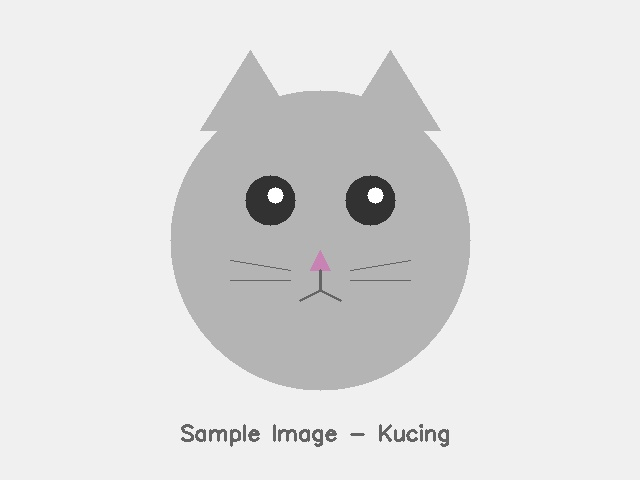
#> input picture Modul01 - Pendahuluan Komputer Vision/praktikum/image/kucing.jpg, 640 x 480 px, found by its file name
$ python 19_onnx_dan_deployment_konsep.py
#> lines starting #> are read from the running program, lines starting #| are printed output that depends on the picture
"""
==========================================================================
PERCOBAAN 19: ONNX DAN DEPLOYMENT - KONSEP
==========================================================================
Program ini mempelajari konsep ONNX (Open Neural Network Exchange) dan
deployment model deep learning. ONNX adalah format standar untuk
pertukaran model antar framework. Program mendemonstrasikan serialisasi
model, kuantisasi, perbandingan tipe data, dan konsep deployment
menggunakan implementasi sederhana berbasis NumPy.

Fungsi utama yang dipelajari:
- np.save() / np.load()     : Menyimpan dan memuat array (bobot model)
- np.float32 / np.float16   : Tipe data presisi berbeda
- np.clip() / np.round()    : Operasi kuantisasi
- Serialisasi model         : Menyimpan arsitektur + bobot
- Inferensi model           : Melakukan prediksi dari bobot tersimpan

Konsep yang dipelajari:
- Format ONNX dan perannya dalam ekosistem deep learning
- Serialisasi dan deserialisasi model (save/load)
- Kuantisasi: mengurangi presisi bilangan untuk efisiensi
- Trade-off model size vs accuracy
- Benchmarking inferensi dengan berbagai tipe data
- Model compression dan dampaknya pada kualitas output
==========================================================================
"""

# Mengimpor NumPy untuk operasi komputasi dan simulasi model
import numpy as np

# Mengimpor os untuk operasi file dan path
import os

# Mengimpor time untuk mengukur waktu inferensi
import time

# Mengimpor matplotlib untuk visualisasi grafik
import matplotlib.pyplot as plt

# Mengimpor OpenCV untuk memuat dan memproses gambar
import cv2

# Mendapatkan direktori script saat ini
SCRIPT_DIR = os.path.dirname(os.path.abspath(__file__))

# Mendefinisikan path folder gambar input
IMAGE_DIR = os.path.join(SCRIPT_DIR, "image")

# Mendefinisikan path folder output untuk menyimpan hasil
OUTPUT_DIR = os.path.join(SCRIPT_DIR, "output")

# Membuat folder output jika belum ada
os.makedirs(OUTPUT_DIR, exist_ok=True)

# Menampilkan header percobaan
print("=" * 60)
print("PERCOBAAN 19: ONNX DAN DEPLOYMENT - KONSEP")
print("=" * 60)

# ============================================================
# 1. Penjelasan konsep ONNX dan deployment
# ============================================================
print("\n--- 1. Konsep ONNX dan Deployment ---")

# Menjelaskan konsep ONNX
print("""
  ONNX (Open Neural Network Exchange):
  - Format standar untuk merepresentasikan model deep learning
  - Memungkinkan transfer model antar framework
    (PyTorch -> ONNX -> TensorFlow, dll.)
  - Didukung oleh Microsoft, Facebook, Amazon, dll.

  Alur Deployment Model:
  1. Training   : Latih model di framework (PyTorch/TF)
  2. Export      : Konversi model ke format ONNX
  3. Optimize    : Kuantisasi, pruning, knowledge distillation
  4. Deploy      : Jalankan di target (server, mobile, edge)

  | Aspek            | Training        | Deployment          |
  |------------------|-----------------|---------------------|
  | Prioritas        | Akurasi         | Kecepatan & ukuran  |
  | Presisi          | float32/float64 | float16/int8        |
  | Hardware         | GPU             | CPU/Mobile/Edge     |
  | Framework        | PyTorch/TF      | ONNX Runtime/TFLite |
""")

# ============================================================
# 2. Membangun model sederhana (linear classifier)
# ============================================================
print("\n--- 2. Membangun Model Sederhana ---")

# Mengatur random seed untuk reproducibility
np.random.seed(42)

# Mendefinisikan arsitektur model sederhana (2 layer)
# Layer 1: input(10) -> hidden(32) dengan bias
# Layer 2: hidden(32) -> output(5) dengan bias

# Menginisialisasi bobot layer 1 (Xavier initialization)
w1 = np.random.randn(10, 32).astype(np.float32) * np.sqrt(2.0 / 10)

# Menginisialisasi bias layer 1
b1 = np.zeros(32, dtype=np.float32)

# Menginisialisasi bobot layer 2
w2 = np.random.randn(32, 5).astype(np.float32) * np.sqrt(2.0 / 32)

# Menginisialisasi bias layer 2
b2 = np.zeros(5, dtype=np.float32)


def relu(x):
    """Fungsi aktivasi ReLU."""
    # Mengembalikan max(0, x)
    return np.maximum(0, x)


def softmax(x):
    """Fungsi aktivasi Softmax untuk output probabilitas."""
    # Mengurangi max untuk stabilitas numerik
    exp_x = np.exp(x - np.max(x, axis=-1, keepdims=True))

    # Menormalisasi agar jumlah = 1
    return exp_x / np.sum(exp_x, axis=-1, keepdims=True)


def forward_pass(x, w1, b1, w2, b2):
    """
    Forward pass melalui neural network 2-layer.
    """
    # Layer 1: linear + ReLU
    z1 = np.dot(x, w1) + b1
    a1 = relu(z1)

    # Layer 2: linear + softmax
    z2 = np.dot(a1, w2) + b2
    output = softmax(z2)

    # Mengembalikan output probabilitas
    return output


# Membuat data input contoh
x_contoh = np.random.randn(5, 10).astype(np.float32)

# Melakukan forward pass
output_contoh = forward_pass(x_contoh, w1, b1, w2, b2)

# Menampilkan informasi model
print(f"  Arsitektur model: Input(10) -> Hidden(32) -> Output(5)")
print(f"  Total parameter : {w1.size + b1.size + w2.size + b2.size}")
print(f"  W1 shape: {w1.shape}, B1 shape: {b1.shape}")
print(f"  W2 shape: {w2.shape}, B2 shape: {b2.shape}")
print(f"  Contoh output (5 sampel):")

# Menampilkan prediksi untuk setiap sampel
for i in range(5):
    # Mendapatkan kelas prediksi
    pred_kelas = np.argmax(output_contoh[i])

    # Mendapatkan probabilitas
    prob = output_contoh[i, pred_kelas]

    # Menampilkan hasil
    print(f"    Sampel {i+1}: kelas={pred_kelas}, prob={prob:.4f}")

# ============================================================
# 3. Serialisasi model (save/load)
# ============================================================
print("\n--- 3. Serialisasi Model ---")

# Mendefinisikan path untuk menyimpan model
model_dir = os.path.join(OUTPUT_DIR, "model_weights")

# Membuat folder model jika belum ada
os.makedirs(model_dir, exist_ok=True)

# Menyimpan bobot model menggunakan np.save
np.save(os.path.join(model_dir, "w1.npy"), w1)
np.save(os.path.join(model_dir, "b1.npy"), b1)
np.save(os.path.join(model_dir, "w2.npy"), w2)
np.save(os.path.join(model_dir, "b2.npy"), b2)

# Menyimpan semua bobot dalam satu file .npz
np.savez(os.path.join(model_dir, "model_lengkap.npz"),
         w1=w1, b1=b1, w2=w2, b2=b2)

# Menghitung ukuran file
ukuran_npy = sum(os.path.getsize(os.path.join(model_dir, f))
                  for f in ["w1.npy", "b1.npy", "w2.npy", "b2.npy"])
ukuran_npz = os.path.getsize(os.path.join(model_dir, "model_lengkap.npz"))

# Menampilkan informasi serialisasi
print(f"  Model disimpan di: {model_dir}")
print(f"  Ukuran .npy terpisah: {ukuran_npy:,} bytes ({ukuran_npy/1024:.1f} KB)")
print(f"  Ukuran .npz gabungan: {ukuran_npz:,} bytes ({ukuran_npz/1024:.1f} KB)")

# Memuat kembali model dari file
print("\n  Memuat model dari file...")

# Memuat bobot dari file .npz
loaded = np.load(os.path.join(model_dir, "model_lengkap.npz"))

# Mengekstrak bobot
w1_loaded = loaded['w1']
b1_loaded = loaded['b1']
w2_loaded = loaded['w2']
b2_loaded = loaded['b2']

# Melakukan forward pass dengan bobot yang dimuat
output_loaded = forward_pass(x_contoh, w1_loaded, b1_loaded, w2_loaded, b2_loaded)

# Memverifikasi bahwa output identik
selisih_max = np.max(np.abs(output_contoh - output_loaded))

# Menampilkan hasil verifikasi
print(f"  Selisih max (asli vs loaded): {selisih_max:.2e}")
print(f"  Verifikasi save/load: {'BERHASIL' if selisih_max < 1e-6 else 'GAGAL'}")

# ============================================================
# 4. Kuantisasi: mengurangi presisi
# ============================================================
print("\n--- 4. Kuantisasi Model ---")


def quantize_to_float16(weights):
    """
    Kuantisasi float32 -> float16.
    """
    # Mengkonversi ke float16
    return weights.astype(np.float16)


def quantize_to_int8(weights, scale=None):
    """
    Kuantisasi float32 -> int8 (linear quantization).
    Formula: q = round(w / scale), dequantize: w_approx = q * scale
    """
    if scale is None:
        # Menghitung scale berdasarkan range bobot
        abs_max = np.max(np.abs(weights))
        scale = abs_max / 127.0

    # Melakukan kuantisasi
    q = np.round(weights / scale).astype(np.int8)

    # Mengembalikan quantized weights dan scale
    return q, scale


def dequantize_int8(q_weights, scale):
    """
    Dequantize int8 kembali ke float32.
    """
    # Mengembalikan ke float32
    return q_weights.astype(np.float32) * scale


# Melakukan kuantisasi float16
w1_fp16 = quantize_to_float16(w1)
b1_fp16 = quantize_to_float16(b1)
w2_fp16 = quantize_to_float16(w2)
b2_fp16 = quantize_to_float16(b2)

# Melakukan kuantisasi int8
w1_int8, s_w1 = quantize_to_int8(w1)
b1_int8, s_b1 = quantize_to_int8(b1)
w2_int8, s_w2 = quantize_to_int8(w2)
b2_int8, s_b2 = quantize_to_int8(b2)

# Menampilkan perbandingan ukuran memori
ukuran_fp32 = w1.nbytes + b1.nbytes + w2.nbytes + b2.nbytes
ukuran_fp16 = w1_fp16.nbytes + b1_fp16.nbytes + w2_fp16.nbytes + b2_fp16.nbytes
ukuran_int8_total = w1_int8.nbytes + b1_int8.nbytes + w2_int8.nbytes + b2_int8.nbytes

# Menampilkan hasil kuantisasi
print(f"  Ukuran memori model:")
print(f"    Float32 (asli)  : {ukuran_fp32:>6,} bytes")
print(f"    Float16         : {ukuran_fp16:>6,} bytes ({ukuran_fp16/ukuran_fp32*100:.0f}%)")
print(f"    Int8            : {ukuran_int8_total:>6,} bytes ({ukuran_int8_total/ukuran_fp32*100:.0f}%)")

# Menghitung error kuantisasi
# Float16
w1_fp16_back = w1_fp16.astype(np.float32)
error_fp16 = np.mean(np.abs(w1 - w1_fp16_back))

# Int8
w1_int8_back = dequantize_int8(w1_int8, s_w1)
error_int8 = np.mean(np.abs(w1 - w1_int8_back))

# Menampilkan error kuantisasi
print(f"\n  Error kuantisasi (rata-rata absolut pada W1):")
print(f"    Float16 -> Float32 : {error_fp16:.6f}")
print(f"    Int8 -> Float32    : {error_int8:.6f}")

# ============================================================
# 5. Perbandingan inferensi dengan berbagai presisi
# ============================================================
print("\n--- 5. Perbandingan Inferensi ---")

# Membuat data input batch besar untuk benchmark
n_benchmark = 1000
x_bench = np.random.randn(n_benchmark, 10).astype(np.float32)

# --- Inferensi float32 ---
t_start = time.time()
for _ in range(100):
    # Melakukan forward pass float32
    out_fp32 = forward_pass(x_bench, w1, b1, w2, b2)
t_fp32 = (time.time() - t_start) / 100

# --- Inferensi float16 ---
x_bench_fp16 = x_bench.astype(np.float16)
t_start = time.time()
for _ in range(100):
    # Melakukan forward pass float16
    z1_16 = np.dot(x_bench_fp16, w1_fp16) + b1_fp16
    a1_16 = np.maximum(0, z1_16)
    z2_16 = np.dot(a1_16, w2_fp16) + b2_fp16
    # Softmax
    exp_z2_16 = np.exp(z2_16.astype(np.float32) - np.max(z2_16.astype(np.float32),
                       axis=-1, keepdims=True))
    out_fp16 = exp_z2_16 / np.sum(exp_z2_16, axis=-1, keepdims=True)
t_fp16 = (time.time() - t_start) / 100

# --- Inferensi int8 (dequantize lalu compute) ---
w1_deq = dequantize_int8(w1_int8, s_w1)
b1_deq = dequantize_int8(b1_int8, s_b1)
w2_deq = dequantize_int8(w2_int8, s_w2)
b2_deq = dequantize_int8(b2_int8, s_b2)

t_start = time.time()
for _ in range(100):
    # Melakukan forward pass dengan bobot dequantized
    out_int8 = forward_pass(x_bench, w1_deq, b1_deq, w2_deq, b2_deq)
t_int8 = (time.time() - t_start) / 100

# Menghitung perbedaan output
diff_fp16 = np.mean(np.abs(out_fp32 - out_fp16))
diff_int8 = np.mean(np.abs(out_fp32 - out_int8))

# Menghitung akurasi relatif (prediksi kelas yang sama)
pred_fp32 = np.argmax(out_fp32, axis=1)
pred_fp16_cls = np.argmax(out_fp16, axis=1)
pred_int8_cls = np.argmax(out_int8, axis=1)

acc_fp16 = np.mean(pred_fp32 == pred_fp16_cls) * 100
acc_int8 = np.mean(pred_fp32 == pred_int8_cls) * 100

# Menampilkan hasil benchmark
print(f"  Benchmark inferensi ({n_benchmark} sampel, rata-rata 100 kali):")
print(f"  {'Presisi':<12} {'Waktu (ms)':<14} {'Perbedaan':<14} {'Kesepakatan':<12}")
print(f"  {'-'*52}")
print(f"  {'Float32':<12} {t_fp32*1000:<14.3f} {'baseline':<14} {'100.0%':<12}")
print(f"  {'Float16':<12} {t_fp16*1000:<14.3f} {diff_fp16:<14.6f} {acc_fp16:<10.1f}%")
print(f"  {'Int8':<12} {t_int8*1000:<14.3f} {diff_int8:<14.6f} {acc_int8:<10.1f}%")

# ============================================================
# 6. Visualisasi serialisasi model (Gambar 1)
# ============================================================
print("\n--- 6. Visualisasi Serialisasi Model ---")

# Membuat figure untuk visualisasi serialisasi
fig, axes = plt.subplots(2, 2, figsize=(14, 10))

# Memberikan judul utama
fig.suptitle("Model Serialisasi dan Struktur Bobot",
             fontsize=16, fontweight='bold')

# --- Subplot 1: Distribusi bobot W1 ---
ax1 = axes[0, 0]

# Menggambar histogram distribusi bobot W1
ax1.hist(w1.flatten(), bins=50, color='steelblue', alpha=0.7,
         edgecolor='black', linewidth=0.5, label='Float32')

# Menggambar distribusi W1 setelah kuantisasi
w1_deq_flat = dequantize_int8(w1_int8, s_w1).flatten()
ax1.hist(w1_deq_flat, bins=50, color='indianred', alpha=0.5,
         edgecolor='black', linewidth=0.5, label='Int8 (dequant)')

# Mengatur judul dan label
ax1.set_title("Distribusi Bobot W1", fontsize=11, fontweight='bold')
ax1.set_xlabel("Nilai Bobot")
ax1.set_ylabel("Frekuensi")
ax1.legend()
ax1.grid(True, alpha=0.3)

# --- Subplot 2: Heatmap bobot W1 ---
ax2 = axes[0, 1]

# Menampilkan heatmap bobot W1 (10x32)
im = ax2.imshow(w1, aspect='auto', cmap='RdBu_r', interpolation='nearest')

# Menambahkan colorbar
plt.colorbar(im, ax=ax2, label='Nilai Bobot')

# Mengatur judul dan label
ax2.set_title("Heatmap Bobot W1 (Input->Hidden)", fontsize=11, fontweight='bold')
ax2.set_xlabel("Hidden Neuron (32)")
ax2.set_ylabel("Input Feature (10)")

# --- Subplot 3: Perbandingan ukuran file ---
ax3 = axes[1, 0]

# Mendefinisikan data untuk bar chart
format_names = ['.npy\nterpisah', '.npz\ngabungan', 'Float16\n(est.)', 'Int8\n(est.)']
sizes_kb = [ukuran_npy / 1024, ukuran_npz / 1024,
            ukuran_fp16 / 1024, ukuran_int8_total / 1024]
bar_colors = ['#2196F3', '#4CAF50', '#FF9800', '#F44336']

# Menggambar bar chart
bars = ax3.bar(format_names, sizes_kb, color=bar_colors)

# Menambahkan label nilai
for bar, sz in zip(bars, sizes_kb):
    ax3.text(bar.get_x() + bar.get_width() / 2.0, bar.get_height() + 0.05,
             f'{sz:.1f} KB', ha='center', va='bottom', fontsize=10, fontweight='bold')

# Mengatur judul dan label
ax3.set_title("Perbandingan Ukuran Model", fontsize=11, fontweight='bold')
ax3.set_ylabel("Ukuran (KB)")
ax3.grid(True, alpha=0.3, axis='y')

# --- Subplot 4: Alur deployment ---
ax4 = axes[1, 1]

# Menyembunyikan axes
ax4.axis('off')

# Membuat diagram alur deployment sebagai teks
alur_text = """
Alur Deployment Model Deep Learning:

1. [TRAINING]
   - Latih model di GPU (float32)
   - Evaluasi: akurasi, loss

2. [EXPORT]
   - Simpan bobot (np.save / torch.save)
   - Konversi ke ONNX (opsional)

3. [OPTIMASI]
   - Kuantisasi: float32 → float16 → int8
   - Pruning: hapus bobot kecil
   - Knowledge distillation

4. [DEPLOYMENT]
   - Load model di target platform
   - Inferensi: input → output
   - Monitor: latency, throughput
"""

# Menambahkan teks
ax4.text(0.1, 0.95, alur_text, transform=ax4.transAxes,
         fontsize=10, verticalalignment='top', fontfamily='monospace',
         bbox=dict(boxstyle='round', facecolor='lightyellow', alpha=0.8))

# Mengatur judul
ax4.set_title("Alur Deployment", fontsize=11, fontweight='bold')

# Mengatur layout
plt.tight_layout()

# Mendefinisikan path output
output_path_1 = os.path.join(OUTPUT_DIR, "19_model_serialisasi.png")

# Menyimpan figure
plt.savefig(output_path_1, dpi=150, bbox_inches='tight')
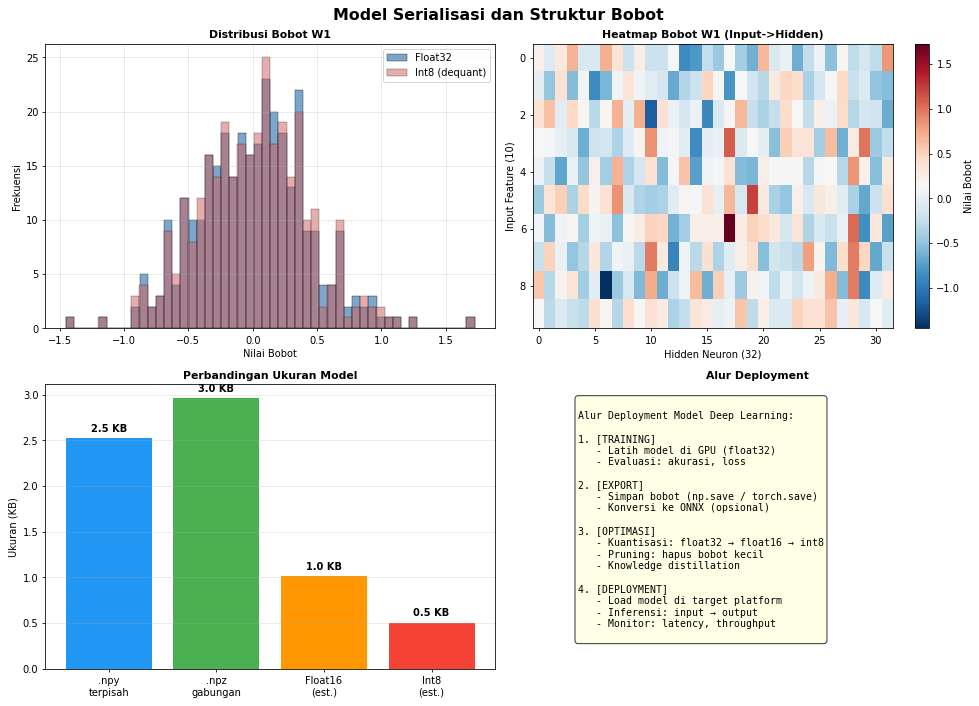
#> figure drawn by matplotlib, 4 panels; panel 1: tallest bar 23 high, from x = 0.0733 to 0.137; panel 1: tallest bar 25 high, from x = 0.0722 to 0.136; panel 3: tallest bar 2.96 high, from x = 0.6 to 1.4

# Menutup figure
plt.close()

# Menampilkan pesan konfirmasi
print(f"  [SAVED] {output_path_1}")

# ============================================================
# 7. Visualisasi efek kuantisasi (Gambar 2)
# ============================================================
print("\n--- 7. Visualisasi Efek Kuantisasi ---")

# Mencoba memuat gambar untuk demonstrasi kuantisasi visual
img_path = os.path.join(IMAGE_DIR, "kucing.jpg")
img = None

if os.path.exists(img_path):
    # Memuat gambar
    img = cv2.imread(img_path)
#> img is the input picture: shape (480, 640, 3); mean B, G, R 222.9, 222.9, 223
    img = cv2.cvtColor(img, cv2.COLOR_BGR2RGB)
    img = cv2.resize(img, (200, 200))
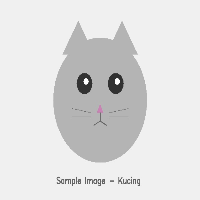
#> img: shape (200, 200, 3); mean R, G, B 223, 222.9, 223

if img is None:
    # Membuat gambar sintetis jika tidak ditemukan
    print("  Gambar tidak ditemukan, membuat gambar sintetis...")
    img = np.zeros((200, 200, 3), dtype=np.uint8)
    # Membuat gradien warna
    for i in range(200):
        for j in range(200):
            img[i, j] = [i % 256, j % 256, (i + j) % 256]
    cv2.circle(img, (100, 100), 50, (255, 200, 0), -1)

# Membuat figure untuk efek kuantisasi
fig, axes = plt.subplots(2, 4, figsize=(16, 8))

# Memberikan judul utama
fig.suptitle("Efek Kuantisasi pada Kualitas Output",
             fontsize=16, fontweight='bold')

# --- Baris 1: Kuantisasi gambar ---
# Mendefinisikan jumlah level kuantisasi
quant_levels = [256, 64, 16, 4]

for idx, n_levels in enumerate(quant_levels):
    ax = axes[0, idx]

    # Menghitung step kuantisasi
    step = 256 / n_levels

    # Melakukan kuantisasi gambar
    img_quant = (np.floor(img.astype(np.float32) / step) * step).astype(np.uint8)

    # Menampilkan gambar terkuantisasi
    ax.imshow(img_quant)

    # Menghitung PSNR (Peak Signal-to-Noise Ratio)
    mse_val = np.mean((img.astype(np.float32) - img_quant.astype(np.float32)) ** 2)
    if mse_val > 0:
        psnr = 10 * np.log10(255.0 ** 2 / mse_val)
    else:
        psnr = float('inf')

    # Mengatur judul
    title_str = f"{n_levels} levels" if n_levels < 256 else "Original (256)"
    ax.set_title(f"{title_str}\nPSNR={psnr:.1f}dB", fontsize=10, fontweight='bold')
    ax.axis('off')
#> this loop made 4 passes
#> (mse_val, psnr) on passes 2 to 4: (0.254, 54.07), (6.83, 39.78), (2381.8, 14.36)

# --- Baris 2: Efek kuantisasi pada distribusi bobot ---
quant_bits = [32, 16, 8, 4]
quant_labels = ['Float32\n(asli)', 'Float16', 'Int8\n(dequant)', 'Int4\n(simulasi)']

for idx, (bits, label) in enumerate(zip(quant_bits, quant_labels)):
    ax = axes[1, idx]

    if bits == 32:
        # Float32 asli
        data = w1.flatten()
    elif bits == 16:
        # Float16
        data = w1.astype(np.float16).astype(np.float32).flatten()
    elif bits == 8:
        # Int8 dequantized
        data = dequantize_int8(w1_int8, s_w1).flatten()
    else:
        # Int4 simulasi (hanya 16 level)
        abs_max = np.max(np.abs(w1))
        scale_4 = abs_max / 7.0
        q4 = np.round(w1 / scale_4).astype(np.int8)
        q4 = np.clip(q4, -8, 7)
        data = (q4.astype(np.float32) * scale_4).flatten()

    # Menggambar histogram
    ax.hist(data, bins=50, color=['steelblue', '#FF9800', '#F44336', '#9C27B0'][idx],
            alpha=0.7, edgecolor='black', linewidth=0.5)

    # Menghitung error relatif
    if bits < 32:
        err = np.mean(np.abs(w1.flatten() - data))
        ax.set_title(f"{label}\nerr={err:.4f}", fontsize=10, fontweight='bold')
    else:
        ax.set_title(f"{label}", fontsize=10, fontweight='bold')

    # Mengatur label
    ax.set_xlabel("Nilai Bobot")
    if idx == 0:
        ax.set_ylabel("Frekuensi")
#> this loop made 4 passes
#> err on passes 2 to 4: 5.89e-05, 0.00343, 0.0648

# Mengatur layout
plt.tight_layout()

# Mendefinisikan path output
output_path_2 = os.path.join(OUTPUT_DIR, "19_quantisasi_efek.png")

# Menyimpan figure
plt.savefig(output_path_2, dpi=150, bbox_inches='tight')
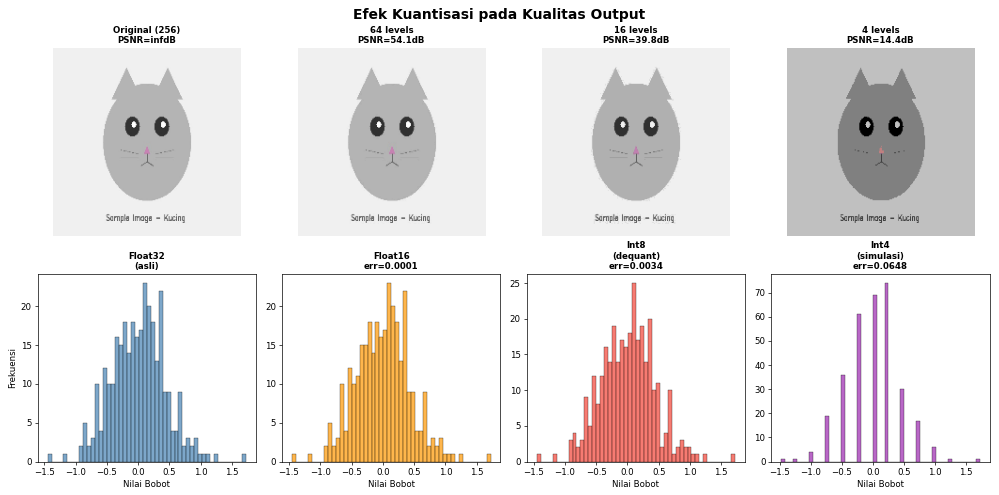
#> figure drawn by matplotlib, 8 panels; panel 5: tallest bar 23 high, from x = 0.0733 to 0.137; panel 6: tallest bar 23 high, from x = 0.0733 to 0.137; panel 7: tallest bar 25 high, from x = 0.0722 to 0.136; panel 8: tallest bar 74 high, from x = 0.187 to 0.251

# Menutup figure
plt.close()

# Menampilkan pesan konfirmasi
print(f"  [SAVED] {output_path_2}")

# ============================================================
# 8. Benchmark deployment (Gambar 3)
# ============================================================
print("\n--- 8. Benchmark Deployment ---")

# Melakukan benchmark lebih detail
batch_sizes = [1, 10, 100, 500, 1000]
waktu_fp32_list = []
waktu_fp16_list = []
waktu_int8_list = []

for bs in batch_sizes:
    # Membuat data input dengan batch size tertentu
    x_bs = np.random.randn(bs, 10).astype(np.float32)
    x_bs_fp16 = x_bs.astype(np.float16)

    # Benchmark float32
    t0 = time.time()
    for _ in range(50):
        _ = forward_pass(x_bs, w1, b1, w2, b2)
    waktu_fp32_list.append((time.time() - t0) / 50 * 1000)

    # Benchmark float16
    t0 = time.time()
    for _ in range(50):
        z = np.dot(x_bs_fp16, w1_fp16) + b1_fp16
        a = np.maximum(0, z)
        z2 = np.dot(a, w2_fp16) + b2_fp16
        _ = softmax(z2.astype(np.float32))
    waktu_fp16_list.append((time.time() - t0) / 50 * 1000)

    # Benchmark int8 (dequantize)
    t0 = time.time()
    for _ in range(50):
        _ = forward_pass(x_bs, w1_deq, b1_deq, w2_deq, b2_deq)
    waktu_int8_list.append((time.time() - t0) / 50 * 1000)
#> this loop made 5 passes
#> pass 3, in forward_pass (call 403), `z1 = np.dot(x, w1) + b1`:
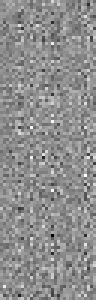
#> z1: shape (100, 32) float32 (shown 3 times larger); min -7.18, max 5.65, mean -0.00594; drawn with min black and max white
#> after the loop, waktu_fp16_list = [0.163, 0.117, 0.41, 1.81, 3.35]; waktu_fp32_list = [0.428, 0.204, 0.337, 0.289, 0.404]; waktu_int8_list = [0.409, 0.185, 0.27, 0.302, 0.386]

# Membuat figure untuk benchmark
fig, axes = plt.subplots(2, 2, figsize=(14, 10))

# Memberikan judul utama
fig.suptitle("Benchmark Deployment: Presisi vs Performa",
             fontsize=16, fontweight='bold')

# --- Subplot 1: Waktu inferensi vs batch size ---
ax1 = axes[0, 0]

# Menggambar kurva float32
ax1.plot(batch_sizes, waktu_fp32_list, 'bo-', linewidth=2, label='Float32')

# Menggambar kurva float16
ax1.plot(batch_sizes, waktu_fp16_list, 'gs-', linewidth=2, label='Float16')

# Menggambar kurva int8
ax1.plot(batch_sizes, waktu_int8_list, 'r^-', linewidth=2, label='Int8')

# Mengatur judul dan label
ax1.set_title("Waktu Inferensi vs Batch Size", fontsize=11, fontweight='bold')
ax1.set_xlabel("Batch Size")
ax1.set_ylabel("Waktu (ms)")
ax1.legend()
ax1.grid(True, alpha=0.3)

# --- Subplot 2: Throughput (samples/sec) ---
ax2 = axes[0, 1]

# Menghitung throughput
throughput_fp32 = [bs / (t / 1000) for bs, t in zip(batch_sizes, waktu_fp32_list)]
#> throughput_fp32 = [2334.6, 49013.8, 296367, 1732267.2, 2474311.3]
#> (the rest of the program and of its run is left out)
